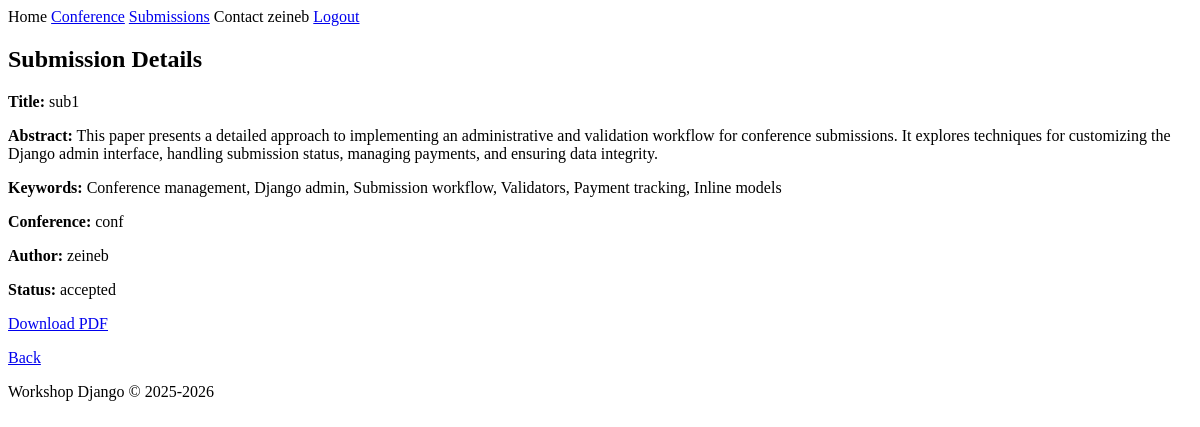
Before: /conferences/submission_detail/SUB8EA0440B/ (signed in) with the older database file.
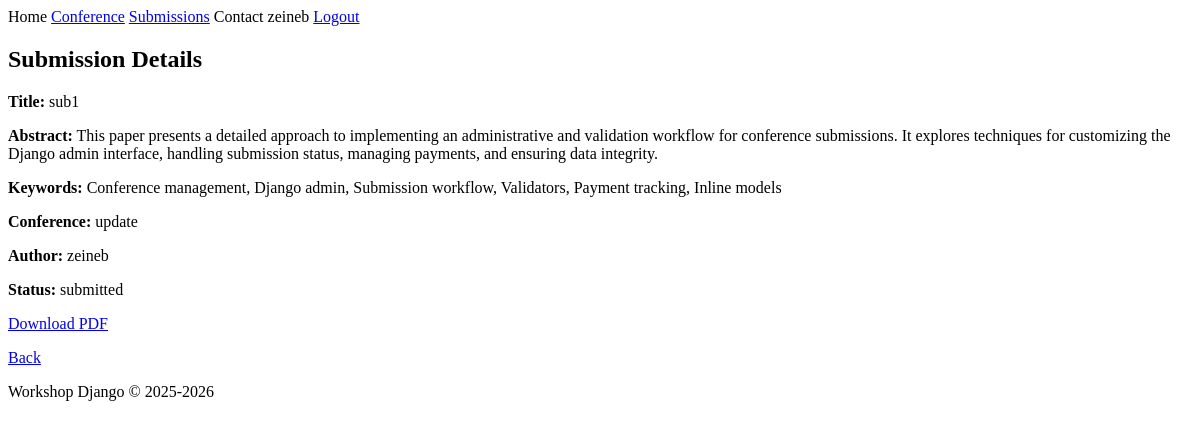
After: the same page with the newer database file.
### ConferenceApp/models.py (models this page shows, shortened)
class Submission(models.Model):
    submission_id = models.CharField(
        primary_key=True,
        max_length=11,
        unique=True,
        editable=False
    )
    user = models.ForeignKey("UserApp.User",
                           on_delete=models.CASCADE,
                           related_name="submissions") # the role of related_name is to access all submissions of a user
    conference = models.ForeignKey(Conference, on_delete = models.CASCADE, related_name = 'submissions') # the role of related_name is to access all submissions of a conference
    title = models.CharField(max_length = 100)
    abstract = models.TextField()
    keywords = models.TextField()
    paper= models.FileField(
        upload_to = 'papers/',
        validators = [FileExtensionValidator(allowed_extensions=['pdf'])]
    )
    Status = [
        ('submitted', 'Submitted'),
        ('under_review', 'Under Review'),
        ('accepted', 'Accepted'),
        ('rejected', 'Rejected'),
    ]
    submission_date = models.DateField(auto_now_add = True)
    status = models.CharField(max_length = 100, choices = Status, default = 'submitted')
    payed = models.BooleanField(default = False)
    created_at = models.DateTimeField(auto_now_add = True) # when the object is created
    updated_at = models.DateTimeField(auto_now = True) # when the object is updated

class Conference(models.Model):
    conference_id = models.AutoField(primary_key = True, unique = True, editable = False)
    name = models.CharField(max_length = 100, validators = [name_validator])
    Theme = [
        ('CS&AI', 'Computer Science & Artificial Intelligence'),
        ('SE', 'Science & Engineering'),
        ('SS&ED', 'Social Sciences & Education'),
        ('IT', 'Interdisciplinary Themes'),
    ]
    theme = models.CharField(max_length = 100, choices = Theme)
    location = models.CharField(max_length = 100)
    start_date = models.DateField()
    end_date = models.DateField()
    description = models.TextField(validators = [
        MinLengthValidator(30, "Description must be at least 30 characters long.")
    ])
    created_at = models.DateTimeField(auto_now_add = True) # when the object is created
    updated_at = models.DateTimeField(auto_now = True) # when the object is updated

### UserApp/models.py (models this page shows, shortened)
class User(AbstractUser):
    user_id = models.CharField(max_length = 8, primary_key = True, unique = True, editable = False)
    first_name = models.CharField(max_length = 100, validators = [name_validator])
    last_name = models.CharField(max_length = 100, validators = [name_validator])
    affiliation = models.CharField(max_length = 100)
    Role = [
        ('participant', 'Participant'),
        ('organisator', 'Organisator'),
        ('comite_member', 'Member of the Scientific Committee'),
    ]
    role = models.CharField(max_length = 100, choices = Role, default = 'participant')
    nationality = models.CharField(max_length = 100)
    email = models.EmailField(unique = True, validators = [verify_email])
    created_at = models.DateTimeField(auto_now_add = True) # when the object is created
    updated_at = models.DateTimeField(auto_now = True) # when the object is updated

### ConferenceApp/views.py (the view)
# urls.py: path('submission_detail/<str:pk>/', DetailSubmissionView.as_view(), name='submission_detail'),
class DetailSubmissionView(LoginRequiredMixin, DetailView):
    model = Submission
    template_name = 'Conference/detail_submission.html'
    context_object_name = 'submission'

### GestionConference/Templates/Conference/detail_submission.html
{% extends 'base.html' %}
{% block content %}
<h2>Submission Details</h2>
<p><strong>Title:</strong> {{ submission.title }}</p>
<p><strong>Abstract:</strong> {{ submission.abstract }}</p>
<p><strong>Keywords:</strong> {{ submission.keywords }}</p>
<p><strong>Conference:</strong> {{ submission.conference.name }}</p>
<p><strong>Author:</strong> {{ submission.user.username }}</p>
<p><strong>Status:</strong> {{ submission.status }}</p>
{% if submission.paper %}
<p><a href="{{ submission.paper.url }}" download>Download PDF</a></p>
{% endif %}
<a href="{% url 'list_submissions' %}">Back</a>
{% endblock %}

Changed rows visible on the page:
changed Submission "sub1": conference.name "conf" → "update"; status "accepted" → "submitted"
